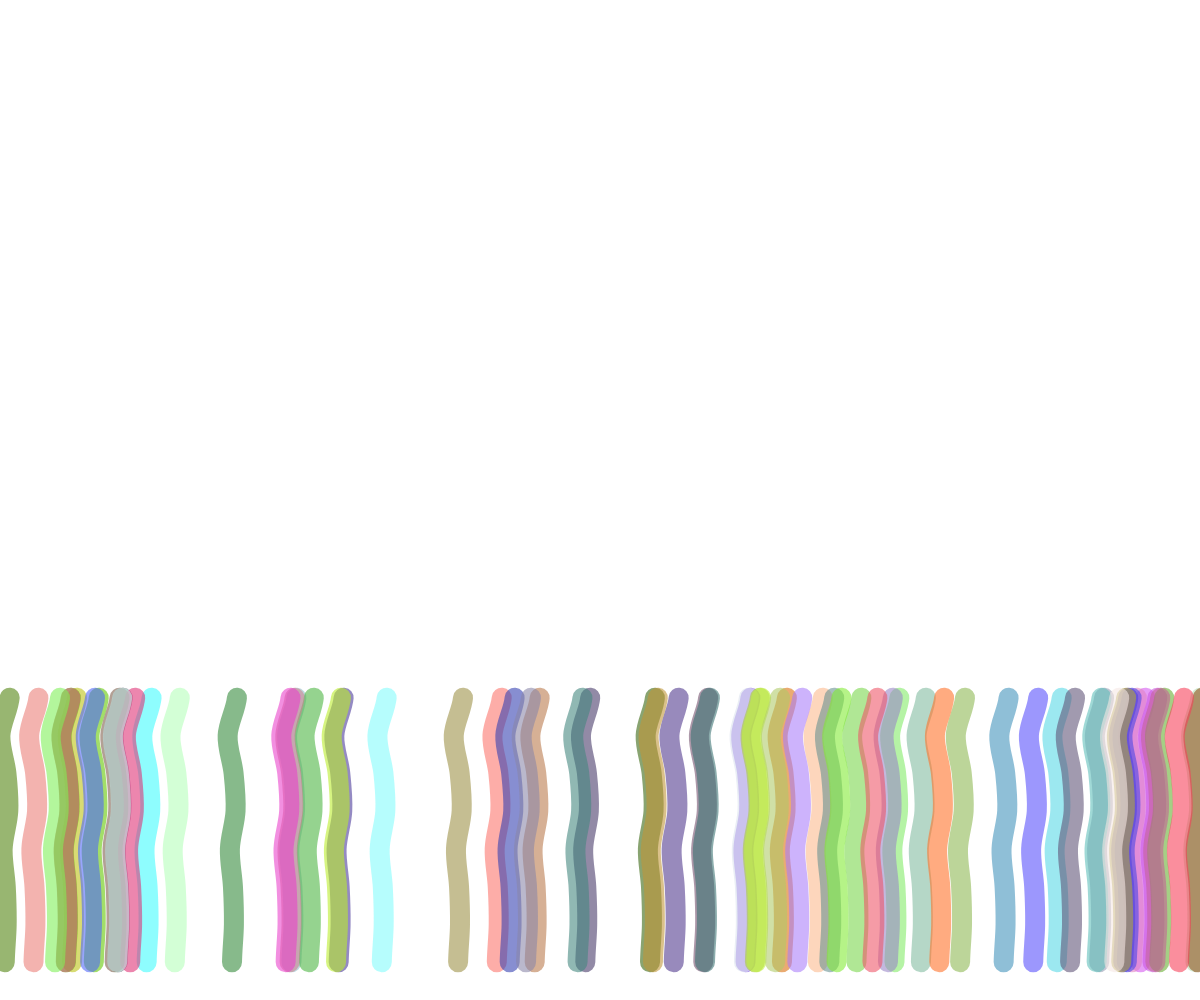
Frame 1 (no input)
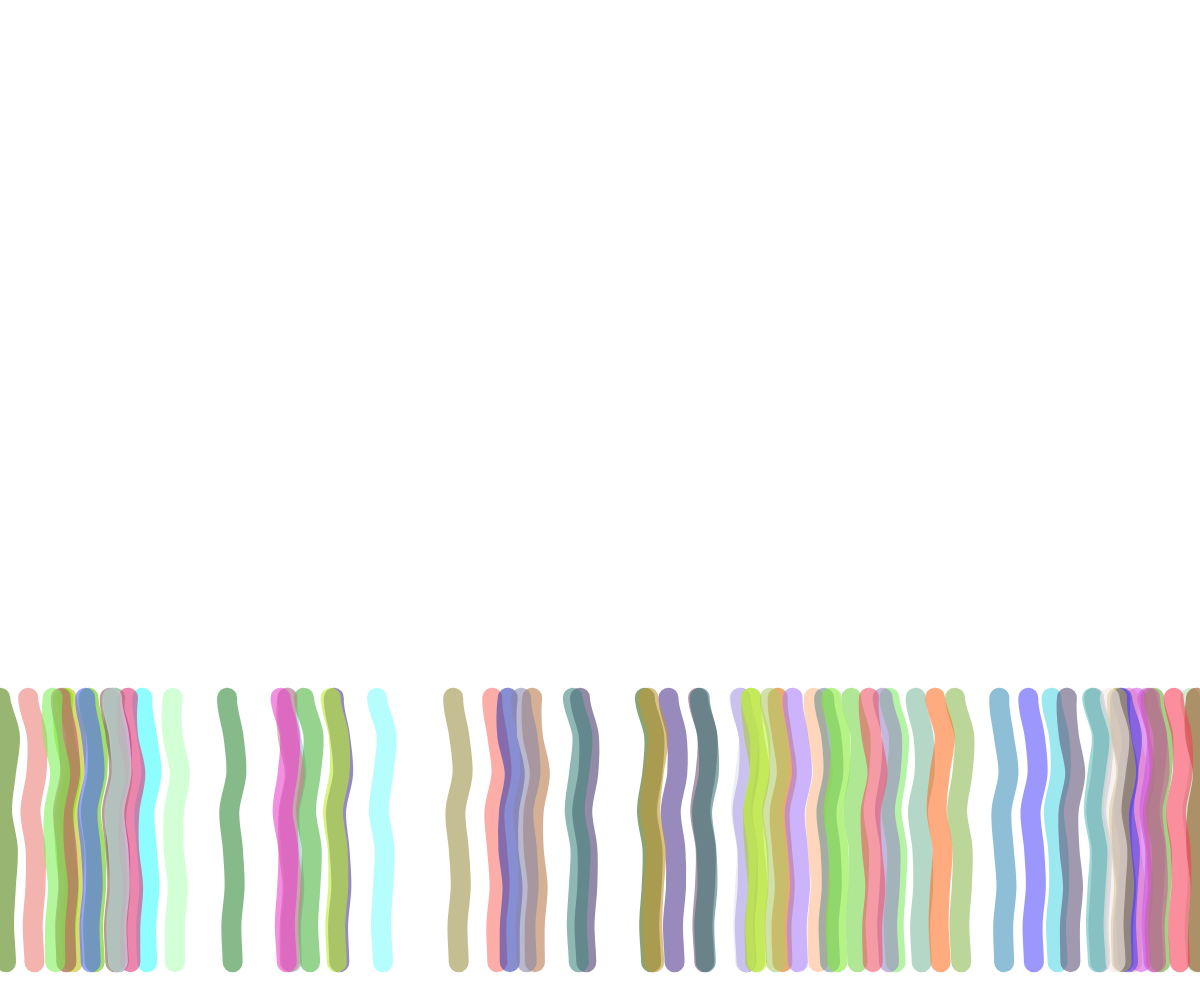
Frame 60 (no input)
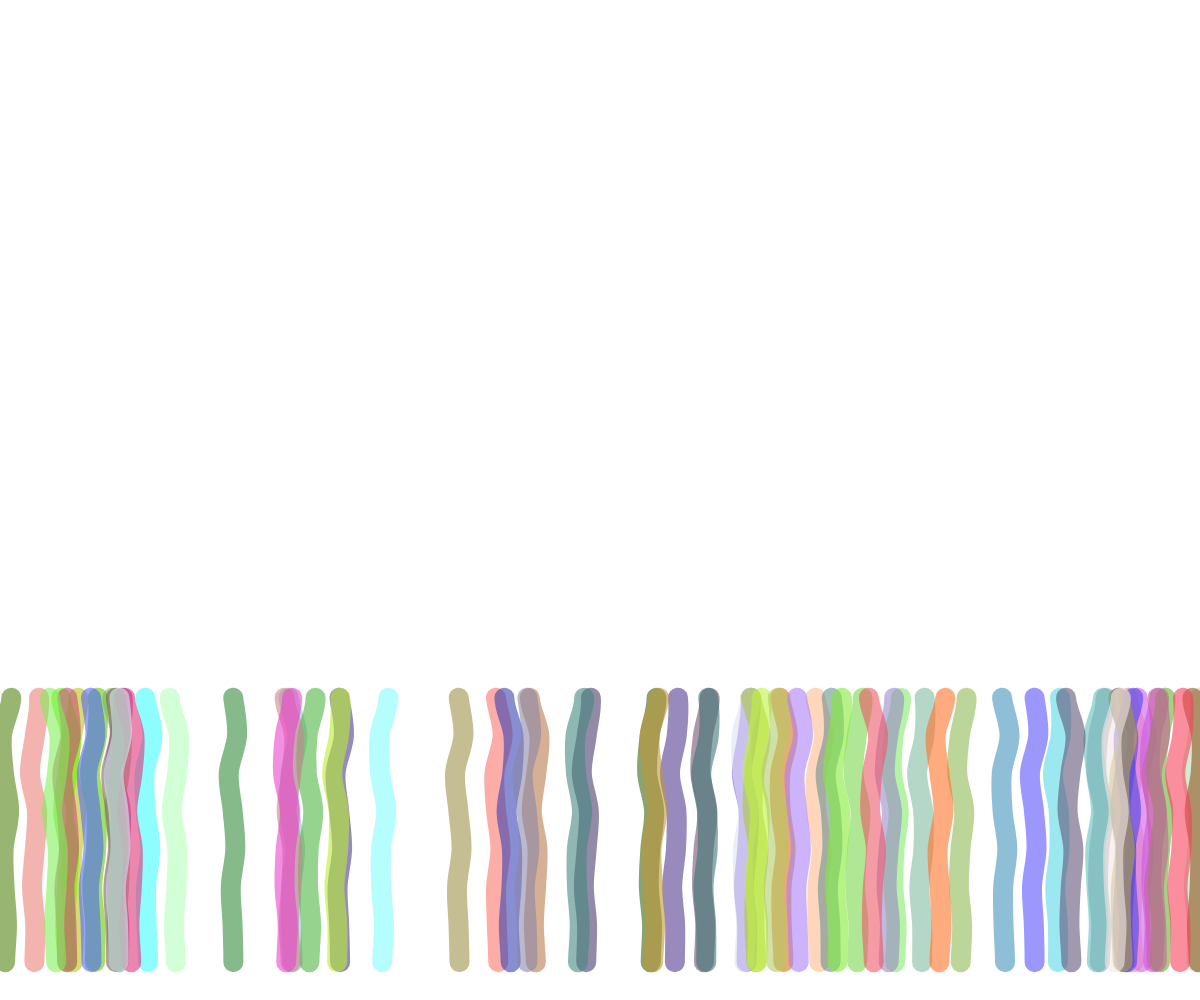
Frame 120 (the mouse pressed at the canvas centre since frame 60)

The p5.js sketch that drew these frames (run headless with seeded random() and noise() and a simulated clock; from frame 60 on, the mouse is pressed at the canvas centre):

// p5.js sketch
// ── sketch.js
let seaGrass = [];

function setup() {
  createCanvas(windowWidth, windowHeight); // 設置畫布大小為視窗大小
  clear(); // 設置畫布背景透明

  // 創建 70 個海草，確保它們的 x 和 y 值在畫布範圍內
  for (let i = 0; i < 70; i++) {
    seaGrass.push(new SeaGrass(random(width), height)); // 將 y 設置為畫布的底部
  }
}

function draw() {
  clear(); // 清除畫布，保持背景透明

  // 繪製海草
  for (let i = 0; i < seaGrass.length; i++) {
    seaGrass[i].update();
    seaGrass[i].display();
  }
}

// 定義海草類別
class SeaGrass {
  constructor(x, y) {
    this.x = constrain(x, 0, width); // 確保 x 在畫布範圍內
    this.y = constrain(y, 0, height); // 確保 y 在畫布範圍內
    this.angle = 0; // 初始角度為 0
    this.length = 10 * 37.795275591; // 海草的長度，50 公分轉換為像素
    this.amplitude = random(7.5, 7.5); // 減小波動幅度
    this.frequency = random(0.05, 0.02); // 減小波動頻率，讓搖擺更慢
    this.color = color(random(50, 255), random(50, 255), random(0, 255), 150); // 隨機顏色，帶透明度
    this.segments = []; // 儲存海草的節點位置

    // 初始化海草的節點
    for (let i = 0; i < 10; i++) {
      this.segments.push({ x: 0, y: -i * (this.length / 10) }); // 節點從底部開始向上遞減
    }
  }

  update() {
    // 更新每個節點的擺動
    for (let i = 0; i < this.segments.length; i++) {
      let offset = sin(frameCount * this.frequency + i * 10.5) * this.amplitude * (i / this.segments.length);
      this.segments[i].x = offset;
    }
  }

  display() {
    push();
    translate(this.x, this.y); // 將繪製原點移到海草的基點
    stroke(this.color); // 使用隨機顏色
    strokeWeight(20); // 設定線條寬度
    noFill();

    // 繪製曲線的海草
    beginShape();
    for (let i = 0; i < this.segments.length; i++) {
      curveVertex(this.segments[i].x, this.segments[i].y);
    }
    endShape();
    pop();
  }
}
